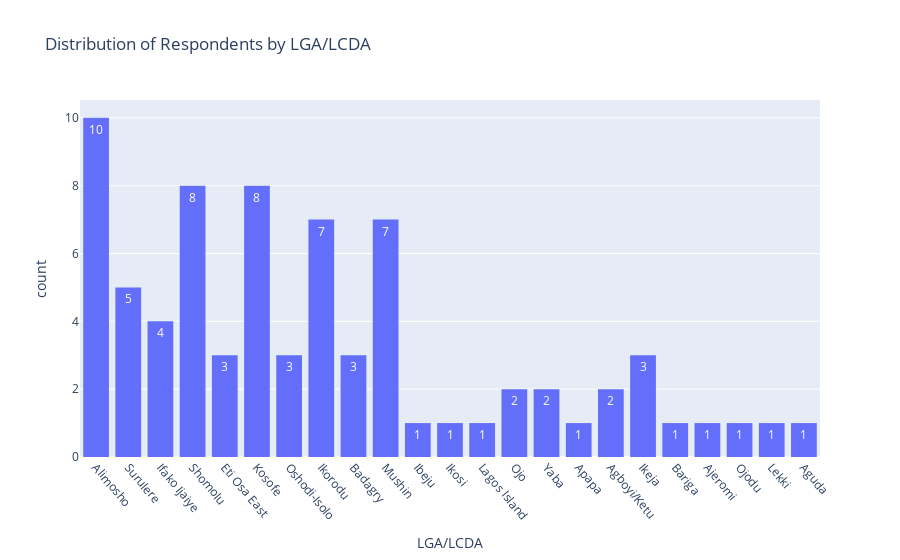

Notebook code for this chart:
### Code cell
fig = px.histogram(
    df_clean,
    x= "LGA/LCDA",
    text_auto=True,
    title="Distribution of Respondents by LGA/LCDA"
)
fig.update_xaxes(tickangle=50)
fig.show()

### Figure 1 — Plotly figure (JSON) as saved in the notebook; plotly's stock layout.template omitted (floating-point values rounded to 4 significant figures)
{"data": [{"alignmentgroup": "True", "bingroup": "x", "hovertemplate": "LGA/LCDA=%{x}<br>count=%{y}<extra></extra>", "legendgroup": "", "marker": {"color": "#636efa", "pattern": {"shape": ""}}, "name": "", "offsetgroup": "", "orientation": "v", "showlegend": false, "texttemplate": "%{value}", "type": "histogram", "x": ["Alimosho", "Surulere", "Ifako Ijaiye", "Shomolu", "Eti Osa East", "Kosofe", "Alimosho", "Oshodi-Isolo", "Ikorodu", "Oshodi-Isolo", "Ikorodu", "Badagry", "Alimosho", "Badagry", "Ifako Ijaiye", "Ifako Ijaiye", "Shomolu", "Alimosho", "Mushin", "Kosofe", "Ibeju", "Ikosi", "Alimosho", "Mushin", "Ifako Ijaiye", "Surulere", "Kosofe", "Lagos Island", "Ojo", "Alimosho", "Surulere", "Shomolu", "Ikorodu", "Ikorodu", "Shomolu", "Shomolu", "Mushin", "Shomolu", "Yaba", "Alimosho", "Apapa", "Kosofe", "Shomolu", "Kosofe", "Kosofe", "Mushin", "Ojo", "Eti Osa East", "Shomolu", "Eti Osa East", "Alimosho", "Mushin", "Ikorodu", "Ikorodu", "Kosofe", "Kosofe", "Agboyi/Ketu", "Alimosho", "Surulere", "Ikorodu", "Surulere", "Ikeja", "Ikeja", "Bariga", "Oshodi-Isolo", "Ikeja", "Ajeromi", "Mushin", "Badagry", "Ojodu", "Lekki", "Alimosho", "Aguda", "Yaba", "Agboyi/Ketu", "Mushin"], "xaxis": "x", "yaxis": "y"}], "layout": {"barmode": "relative", "legend": {"tracegroupgap": 0}, "title": {"text": "Distribution of Respondents by LGA/LCDA"}, "xaxis": {"anchor": "y", "domain": [0, 1], "tickangle": 50, "title": {"text": "LGA/LCDA"}}, "yaxis": {"anchor": "x", "domain": [0, 1], "title": {"text": "count"}}}}
